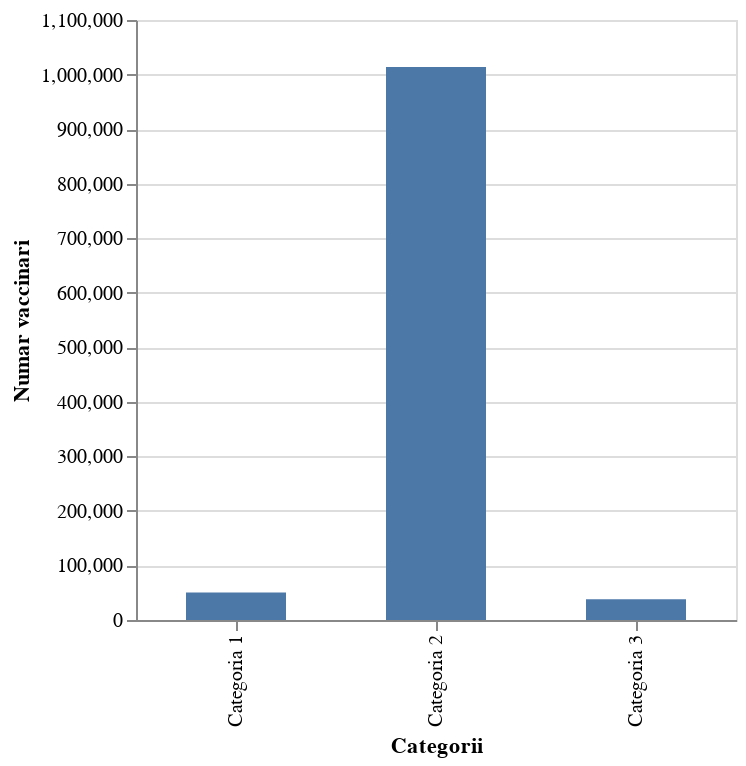

The notebook cell saved with this chart:
### Markdown cell above
### Show some stats

### Code cell
categories = ['Categoria 1', 'Categoria 2', 'Categoria 3']

source = pd.DataFrame({
    'Categorii': categories,
    'Numar vaccinari': results['Doze administrate']
})


alt.Chart(source).mark_bar(size=50).encode(
    x='Categorii',
    y='Numar vaccinari'
).properties(width=alt.Step(100))

### Figure 1 — Vega-Lite specification as saved in the notebook (floating-point values rounded to 4 significant figures)
{"config": {"view": {"continuousWidth": 400, "continuousHeight": 300}}, "data": {"name": "data-3bfa15cb22f1048784ea620508243a7d"}, "mark": {"type": "bar", "size": 50}, "encoding": {"x": {"type": "nominal", "field": "Categorii"}, "y": {"type": "quantitative", "field": "Numar vaccinari"}}, "width": {"step": 100}, "$schema": "https://vega.github.io/schema/vega-lite/v4.8.1.json", "datasets": {"data-3bfa15cb22f1048784ea620508243a7d": [{"Categorii": "Categoria 1", "Numar vaccinari": 50190.0}, {"Categorii": "Categoria 2", "Numar vaccinari": 1014000.0}, {"Categorii": "Categoria 3", "Numar vaccinari": 37860.0}]}}
